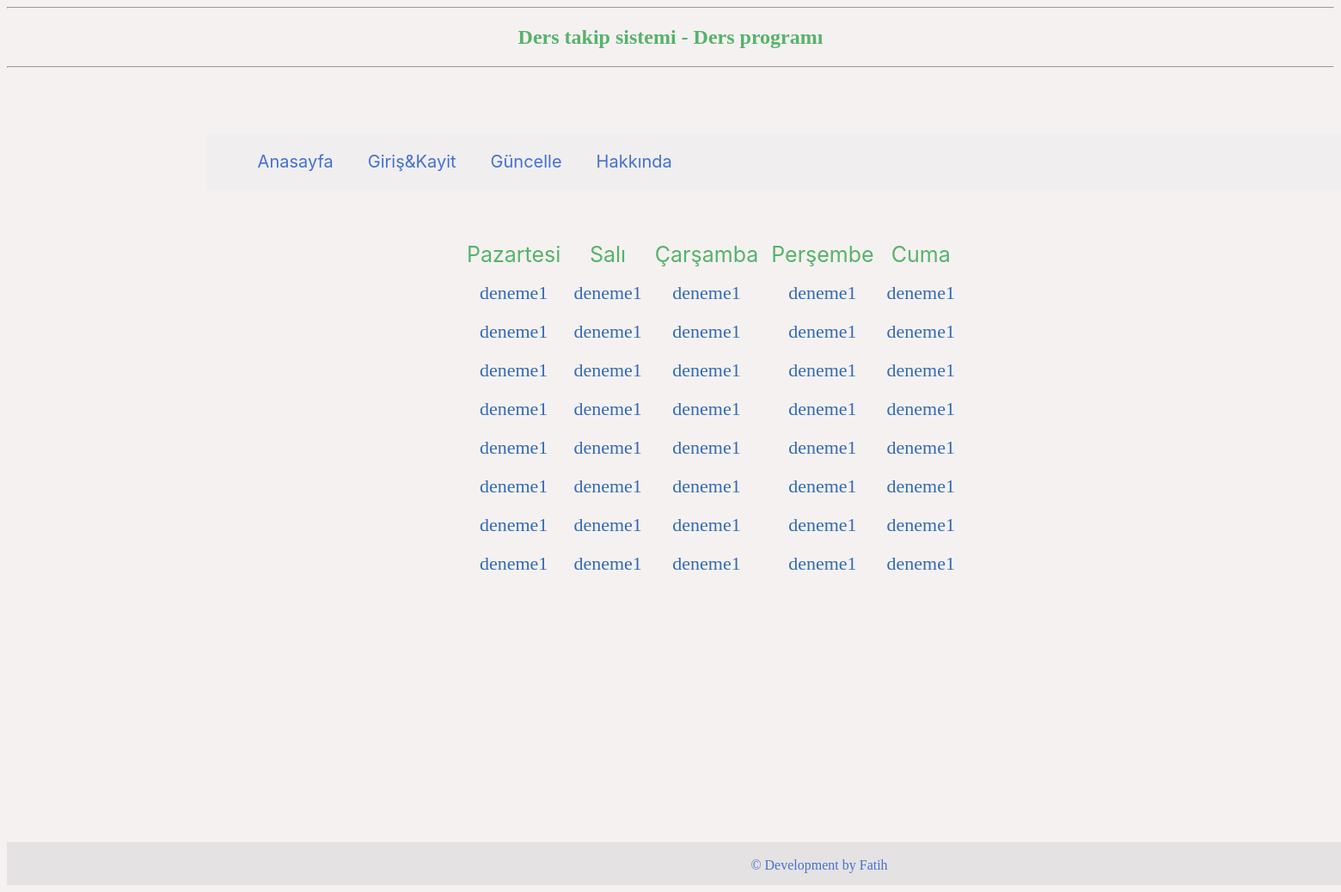
Before: / with the older database file.
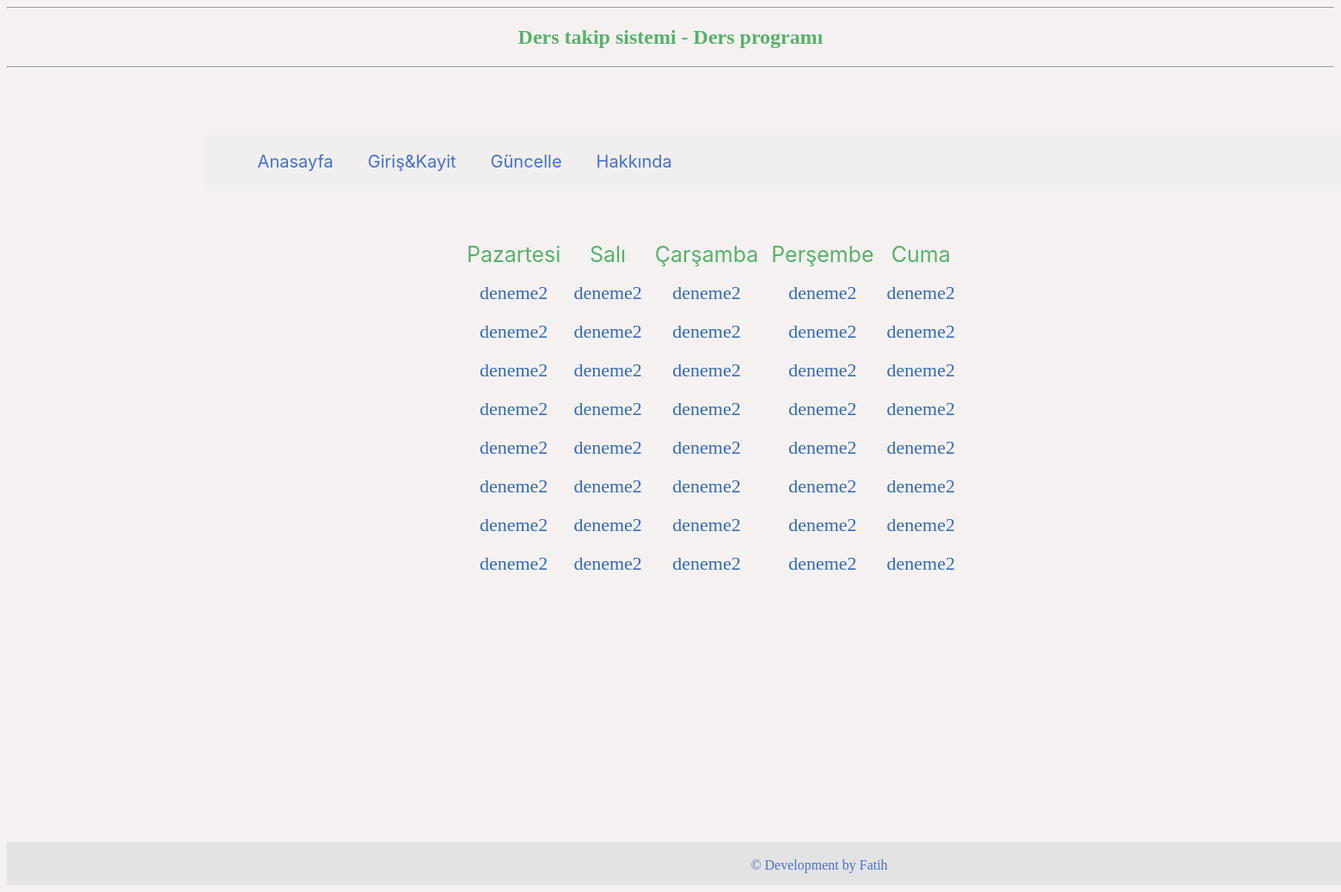
After: the same page with the newer database file.
### tables this page shows
CREATE TABLE `gunler` (
  `veri_id` int(11) NOT NULL,
  `ders1` text NOT NULL,
  `ders2` text NOT NULL,
  `ders3` text NOT NULL,
  `ders4` text NOT NULL,
  `ders5` text NOT NULL,
  `ders6` text NOT NULL,
  `ders7` text NOT NULL,
  `ders8` text NOT NULL
);

### program.php (called while the page is built)
<?php
require "baglan.php";
$pzt_cek = $db->prepare("SELECT * FROM gunler WHERE veri_id = 1");
$pzt_cek->execute();
$sonuc = $pzt_cek->fetch();
$sali_cek = $db->prepare("SELECT * FROM gunler WHERE veri_id = 2");
$sali_cek->execute();
$sonuc1 = $sali_cek->fetch();
$crs_cek = $db->prepare("SELECT * FROM gunler WHERE veri_id = 3");
$crs_cek->execute();
$sonuc2 = $crs_cek->fetch();
$prs_cek = $db->prepare("SELECT * FROM gunler WHERE veri_id = 4");
$prs_cek->execute();
$sonuc3 = $prs_cek->fetch();
$cuma_cek = $db->prepare("SELECT * FROM gunler WHERE veri_id = 5");
$cuma_cek->execute();
$sonuc4 = $cuma_cek->fetch();
?>

### index.php (the view, shortened to what this page needs)
<?php
require "program.php";
?>
<!DOCTYPE html>
<html lang="en">
<head>
    <link href="style/style-1.css" rel="stylesheet">
    <link href="style/menu-1.css" rel="stylesheet">
    <link href="style/guncelle.css" rel="stylesheet">
</head>
<body>
    <div class="header">
        <hr>
        <h2 align="center">Ders takip sistemi - Ders programı</h2>
        <hr>
    </div>
    <div class="menuler">
    <ul>
        <li><a href="index.php">Anasayfa</a></li>
        <li><?php
        if(empty($_SESSION['oturum'])){
            ?><a href="giris.html">Giriş&Kayit</a><?php
        } else{
            ?><form action="cikis-icin.php" method="post">
                <button id="index-btncikis">Çıkış yap</button>
            </form>
            <?php
        }
        ?></li>
        <li><a href="guncelle.php">Güncelle</a></li>
        <li><a href="hakkinda.php">Hakkında</a></li>
    </ul>
    </div>
    <div class="tablo" align="center">
        <form action="program.php" method="post">
            <table cellpadding="5" cellspacing="5">
                <tr id="gunler">
                    <td>Pazartesi</td>
                    <td>Salı</td>
                    <td>Çarşamba</td>
                    <td>Perşembe</td>
                    <td>Cuma</td>
                </tr>
                <tr>
                    <td><label id="pzt"><?php echo $sonuc[1];?></label></td>
                    <td><label id="sali"><?php echo $sonuc1[1];?></label></td>
                    <td><label id="crs"><?php echo $sonuc2[1];?></label></td>
                    <td><label id="prs"><?php echo $sonuc3[1];?></label></td>
                    <td><label id="cuma"><?php echo $sonuc4[1];?></label></td>
                </tr>
                <tr>
                        <td><label id="pzt"><?php echo $sonuc[2];?></label></td>
                        <td><label id="sali"><?php echo $sonuc1[2];?></label></td>
                        <td><label id="crs"><?php echo $sonuc2[2];?></label></td>
                        <td><label id="prs"><?php echo $sonuc3[2];?></label></td>
                        <td><label id="cuma"><?php echo $sonuc4[2];?></label></td>
                </tr>
                <tr>
                        <td><label id="pzt"><?php echo $sonuc[3];?></label></td>
                        <td><label id="sali"><?php echo $sonuc1[3];?></label></td>
                        <td><label id="crs"><?php echo $sonuc2[3];?></label></td>
                        <td><label id="prs"><?php echo $sonuc3[3];?></label></td>
                        <td><label id="cuma"><?php echo $sonuc4[3];?></label></td>
                </tr>
                <tr>
                        <td><label id="pzt"><?php echo $sonuc[4];?></label></td>
                        <td><label id="sali"><?php echo $sonuc1[4];?></label></td>
                        <td><label id="crs"><?php echo $sonuc2[4];?></label></td>
                        <td><label id="prs"><?php echo $sonuc3[4];?></label></td>
                        <td><label id="cuma"><?php echo $sonuc4[4];?></label></td>
                </tr>
                <tr>
                        <td><label id="pzt"><?php echo $sonuc[5];?></label></td>
                        <td><label id="sali"><?php echo $sonuc1[5];?></label></td>
                        <td><label id="crs"><?php echo $sonuc2[5];?></label></td>
                        <td><label id="prs"><?php echo $sonuc3[5];?></label></td>
                        <td><label id="cuma"><?php echo $sonuc4[5];?></label></td>
                </tr>
                <tr>
                        <td><label id="pzt"><?php echo $sonuc[6];?></label></td>
                        <td><label id="sali"><?php echo $sonuc1[6];?></label></td>
                        <td><label id="crs"><?php echo $sonuc2[6];?></label></td>
                        <td><label id="prs"><?php echo $sonuc3[6];?></label></td>
                        <td><label id="cuma"><?php echo $sonuc4[6];?></label></td>
                </tr>
                <tr>
                        <td><label id="pzt"><?php echo $sonuc[7];?></label></td>
                        <td><label id="sali"><?php echo $sonuc1[7];?></label></td>
                        <td><label id="crs"><?php echo $sonuc2[7];?></label></td>
                        <td><label id="prs"><?php echo $sonuc3[7];?></label></td>
                        <td><label id="cuma"><?php echo $sonuc4[7];?></label></td>
                </tr>
                <tr>
                        <td><label id="pzt"><?php echo $sonuc[8];?></label></td>
                        <td><label id="sali"><?php echo $sonuc1[8];?></label></td>
                        <td><label id="crs"><?php echo $sonuc2[8];?></label></td>
                        <td><label id="prs"><?php echo $sonuc3[8];?></label></td>
                        <td><label id="cuma"><?php echo $sonuc4[8];?></label></td>
                </tr>
            </table>
        </form>
    </div>
    <footer>
        <br>
         <font>&copy; Development by Fatih</font>
    </footer>
</body>
</html>

### style/style-1.css (style rules this page uses)
body { background-color: #f5f3f3; }
.header { color: #56b36a; }
.tablo { font-size: 22px; width: 1000px; height: 400px; margin-left: 34%; margin-right: 34%; line-height: 30px; margin-top: 50px; text-align: center; color: rgb(50, 107, 182); }
#gunler { color: #56b36a; font-family: -apple-system, BlinkMacSystemFont, 'Segoe UI', Roboto, Oxygen, Ubuntu, Cantarell, 'Open Sans', 'Helvetica Neue', sans-serif; font-size: 25px; }

### style/menu-1.css (style rules this page uses)
.menuler { margin-left: 15%; margin-top: 5%; font-size: 20px; width: 1500px; height: 65px; background-color: rgb(240, 238, 238); }
.menuler > ul > li { position: relative; min-width: 30px; padding: 20px; float: left; list-style: none; font-family: -apple-system, BlinkMacSystemFont, 'Segoe UI', Roboto, Oxygen, Ubuntu, Cantarell, 'Open Sans', 'Helvetica Neue', sans-serif; }
.menuler > ul > li > a { text-decoration: none; color: #4371d4; }

### style/guncelle.css (style rules this page uses)
body { background-color: #f5f1f1; }
footer { color: #4371d4; width: 1890px; height: 50px; margin-top: 20%; text-align: center; background-color: hsla(0, 6%, 88%, 0.849); }

Changed rows visible on the page:
changed gunler (number 1 of 5 on the later page): ders1 "deneme1" → "deneme2"; ders2 "deneme1" → "deneme2"; ders3 "deneme1" → "deneme2"; ders4 "deneme1" → "deneme2"; ders5 "deneme1" → "deneme2"; ders6 "deneme1" → "deneme2"; ders7 "deneme1" → "deneme2"; ders8 "deneme1" → "deneme2"
changed gunler (number 2 of 5 on the later page): ders1 "deneme1" → "deneme2"; ders2 "deneme1" → "deneme2"; ders3 "deneme1" → "deneme2"; ders4 "deneme1" → "deneme2"; ders5 "deneme1" → "deneme2"; ders6 "deneme1" → "deneme2"; ders7 "deneme1" → "deneme2"; ders8 "deneme1" → "deneme2"
changed gunler (number 3 of 5 on the later page): ders1 "deneme1" → "deneme2"; ders2 "deneme1" → "deneme2"; ders3 "deneme1" → "deneme2"; ders4 "deneme1" → "deneme2"; ders5 "deneme1" → "deneme2"; ders6 "deneme1" → "deneme2"; ders7 "deneme1" → "deneme2"; ders8 "deneme1" → "deneme2"
changed gunler (number 4 of 5 on the later page): ders1 "deneme1" → "deneme2"; ders2 "deneme1" → "deneme2"; ders3 "deneme1" → "deneme2"; ders4 "deneme1" → "deneme2"; ders5 "deneme1" → "deneme2"; ders6 "deneme1" → "deneme2"; ders7 "deneme1" → "deneme2"; ders8 "deneme1" → "deneme2"
changed gunler (number 5 of 5 on the later page): ders1 "deneme1" → "deneme2"; ders2 "deneme1" → "deneme2"; ders3 "deneme1" → "deneme2"; ders4 "deneme1" → "deneme2"; ders5 "deneme1" → "deneme2"; ders6 "deneme1" → "deneme2"; ders7 "deneme1" → "deneme2"; ders8 "deneme1" → "deneme2"
